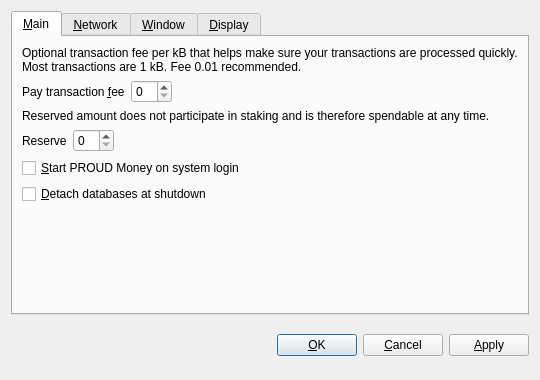
<?xml version="1.0" encoding="UTF-8"?>
<ui version="4.0">
 <class>OptionsDialog</class>
 <widget class="QDialog" name="OptionsDialog">
  <property name="geometry">
   <rect>
    <x>0</x>
    <y>0</y>
    <width>540</width>
    <height>380</height>
   </rect>
  </property>
  <property name="windowTitle">
   <string>Options</string>
  </property>
  <property name="modal">
   <bool>true</bool>
  </property>
  <layout class="QVBoxLayout" name="verticalLayout">
   <item>
    <widget class="QTabWidget" name="tabWidget">
     <property name="tabPosition">
      <enum>QTabWidget::North</enum>
     </property>
     <property name="currentIndex">
      <number>0</number>
     </property>
     <widget class="QWidget" name="tabMain">
      <attribute name="title">
       <string>&amp;Main</string>
      </attribute>
      <layout class="QVBoxLayout" name="verticalLayout_Main">
       <item>
        <widget class="QLabel" name="transactionFeeInfoLabel">
         <property name="text">
          <string>Optional transaction fee per kB that helps make sure your transactions are processed quickly. Most transactions are 1 kB. Fee 0.01 recommended.</string>
         </property>
         <property name="textFormat">
          <enum>Qt::PlainText</enum>
         </property>
         <property name="wordWrap">
          <bool>true</bool>
         </property>
        </widget>
       </item>
       <item>
        <layout class="QHBoxLayout" name="horizontalLayoutFee">
         <item>
          <widget class="QLabel" name="transactionFeeLabel">
           <property name="text">
            <string>Pay transaction &amp;fee</string>
           </property>
           <property name="textFormat">
            <enum>Qt::PlainText</enum>
           </property>
           <property name="buddy">
            <cstring>transactionFee</cstring>
           </property>
          </widget>
         </item>
         <item>
          <widget class="BitcoinAmountField" name="transactionFee"/>
         </item>
         <item>
          <spacer name="horizontalSpacerFee">
           <property name="orientation">
            <enum>Qt::Horizontal</enum>
           </property>
           <property name="sizeHint" stdset="0">
            <size>
             <width>40</width>
             <height>20</height>
            </size>
           </property>
          </spacer>
         </item>
        </layout>
       </item>
       <item>
        <widget class="QLabel" name="reserveBalanceInfoLabel">
         <property name="text">
          <string>Reserved amount does not participate in staking and is therefore spendable at any time.</string>
         </property>
         <property name="textFormat">
          <enum>Qt::PlainText</enum>
         </property>
         <property name="wordWrap">
          <bool>true</bool>
         </property>
        </widget>
       </item>
       <item>
        <layout class="QHBoxLayout" name="horizontalLayoutReserveBalance">
         <item>
          <widget class="QLabel" name="reserveBalanceLabel">
           <property name="text">
            <string>Reserve</string>
           </property>
           <property name="textFormat">
            <enum>Qt::PlainText</enum>
           </property>
           <property name="buddy">
            <cstring>reserveBalance</cstring>
           </property>
          </widget>
         </item>
         <item>
          <widget class="BitcoinAmountField" name="reserveBalance"/>
         </item>
         <item>
          <spacer name="horizontalSpacerReserveBalance">
           <property name="orientation">
            <enum>Qt::Horizontal</enum>
           </property>
           <property name="sizeHint" stdset="0">
            <size>
             <width>40</width>
             <height>20</height>
            </size>
           </property>
          </spacer>
         </item>
        </layout>
       </item>
       <item>
        <widget class="QCheckBox" name="bitcoinAtStartup">
         <property name="toolTip">
          <string>Automatically start PROUD Money after logging in to the system.</string>
         </property>
         <property name="text">
          <string>&amp;Start PROUD Money on system login</string>
         </property>
        </widget>
       </item>
       <item>
        <widget class="QCheckBox" name="detachDatabases">
         <property name="toolTip">
          <string>Detach block and address databases at shutdown. This means they can be moved to another data directory, but it slows down shutdown. The wallet is always detached.</string>
         </property>
         <property name="text">
          <string>&amp;Detach databases at shutdown</string>
         </property>
        </widget>
       </item>
       <item>
        <spacer name="verticalSpacer_Main">
         <property name="orientation">
          <enum>Qt::Vertical</enum>
         </property>
         <property name="sizeHint" stdset="0">
          <size>
           <width>20</width>
           <height>40</height>
          </size>
         </property>
        </spacer>
       </item>
      </layout>
     </widget>
     <widget class="QWidget" name="tabNetwork">
      <attribute name="title">
       <string>&amp;Network</string>
      </attribute>
      <layout class="QVBoxLayout" name="verticalLayout_Network">
       <item>
        <widget class="QCheckBox" name="mapPortUpnp">
         <property name="toolTip">
          <string>Automatically open the PROUD Money client port on the router. This only works when your router supports UPnP and it is enabled.</string>
         </property>
         <property name="text">
          <string>Map port using &amp;UPnP</string>
         </property>
        </widget>
       </item>
       <item>
        <widget class="QCheckBox" name="connectSocks">
         <property name="toolTip">
          <string>Connect to the PROUD Money network through a SOCKS proxy (e.g. when connecting through Tor).</string>
         </property>
         <property name="text">
          <string>&amp;Connect through SOCKS proxy:</string>
         </property>
        </widget>
       </item>
       <item>
        <layout class="QHBoxLayout" name="horizontalLayout_Network">
         <item>
          <widget class="QLabel" name="proxyIpLabel">
           <property name="text">
            <string>Proxy &amp;IP:</string>
           </property>
           <property name="textFormat">
            <enum>Qt::PlainText</enum>
           </property>
           <property name="buddy">
            <cstring>proxyIp</cstring>
           </property>
          </widget>
         </item>
         <item>
          <widget class="QValidatedLineEdit" name="proxyIp">
           <property name="maximumSize">
            <size>
             <width>140</width>
             <height>16777215</height>
            </size>
           </property>
           <property name="toolTip">
            <string>IP address of the proxy (e.g. 127.0.0.1)</string>
           </property>
          </widget>
         </item>
         <item>
          <widget class="QLabel" name="proxyPortLabel">
           <property name="text">
            <string>&amp;Port:</string>
           </property>
           <property name="textFormat">
            <enum>Qt::PlainText</enum>
           </property>
           <property name="buddy">
            <cstring>proxyPort</cstring>
           </property>
          </widget>
         </item>
         <item>
          <widget class="QLineEdit" name="proxyPort">
           <property name="maximumSize">
            <size>
             <width>55</width>
             <height>16777215</height>
            </size>
           </property>
           <property name="toolTip">
            <string>Port of the proxy (e.g. 9050)</string>
           </property>
          </widget>
         </item>
         <item>
          <widget class="QLabel" name="socksVersionLabel">
           <property name="text">
            <string>SOCKS &amp;Version:</string>
           </property>
           <property name="textFormat">
            <enum>Qt::PlainText</enum>
           </property>
           <property name="buddy">
            <cstring>socksVersion</cstring>
           </property>
          </widget>
         </item>
         <item>
          <widget class="QValueComboBox" name="socksVersion">
           <property name="toolTip">
            <string>SOCKS version of the proxy (e.g. 5)</string>
           </property>
          </widget>
         </item>
         <item>
          <spacer name="horizontalSpacer_Network">
           <property name="orientation">
            <enum>Qt::Horizontal</enum>
           </property>
           <property name="sizeHint" stdset="0">
            <size>
             <width>40</width>
             <height>20</height>
            </size>
           </property>
          </spacer>
         </item>
        </layout>
       </item>
       <item>
        <spacer name="verticalSpacer_Network">
         <property name="orientation">
          <enum>Qt::Vertical</enum>
         </property>
         <property name="sizeHint" stdset="0">
          <size>
           <width>20</width>
           <height>40</height>
          </size>
         </property>
        </spacer>
       </item>
      </layout>
     </widget>
     <widget class="QWidget" name="tabWindow">
      <attribute name="title">
       <string>&amp;Window</string>
      </attribute>
      <layout class="QVBoxLayout" name="verticalLayout_Window">
       <item>
        <widget class="QCheckBox" name="minimizeToTray">
         <property name="toolTip">
          <string>Show only a tray icon after minimizing the window.</string>
         </property>
         <property name="text">
          <string>&amp;Minimize to the tray instead of the taskbar</string>
         </property>
        </widget>
       </item>
       <item>
        <widget class="QCheckBox" name="minimizeOnClose">
         <property name="toolTip">
          <string>Minimize instead of exit the application when the window is closed. When this option is enabled, the application will be closed only after selecting Quit in the menu.</string>
         </property>
         <property name="text">
          <string>M&amp;inimize on close</string>
         </property>
        </widget>
       </item>
       <item>
        <spacer name="verticalSpacer_Window">
         <property name="orientation">
          <enum>Qt::Vertical</enum>
         </property>
         <property name="sizeHint" stdset="0">
          <size>
           <width>20</width>
           <height>40</height>
          </size>
         </property>
        </spacer>
       </item>
      </layout>
     </widget>
     <widget class="QWidget" name="tabDisplay">
      <attribute name="title">
       <string>&amp;Display</string>
      </attribute>
      <layout class="QVBoxLayout" name="verticalLayout_Display">
       <item>
        <layout class="QHBoxLayout" name="horizontalLayout_1_Display">
         <item>
          <widget class="QLabel" name="langLabel">
           <property name="text">
            <string>User Interface &amp;language:</string>
           </property>
           <property name="textFormat">
            <enum>Qt::PlainText</enum>
           </property>
           <property name="buddy">
            <cstring>lang</cstring>
           </property>
          </widget>
         </item>
         <item>
          <widget class="QValueComboBox" name="lang">
           <property name="toolTip">
            <string>The user interface language can be set here. This setting will take effect after restarting PROUD Money.</string>
           </property>
          </widget>
         </item>
        </layout>
       </item>
       <item>
        <layout class="QHBoxLayout" name="horizontalLayout_2_Display">
         <item>
          <widget class="QLabel" name="unitLabel">
           <property name="text">
            <string>&amp;Unit to show amounts in:</string>
           </property>
           <property name="textFormat">
            <enum>Qt::PlainText</enum>
           </property>
           <property name="buddy">
            <cstring>unit</cstring>
           </property>
          </widget>
         </item>
         <item>
          <widget class="QValueComboBox" name="unit">
           <property name="toolTip">
            <string>Choose the default subdivision unit to show in the interface and when sending coins.</string>
           </property>
          </widget>
         </item>
        </layout>
       </item>
       <item>
        <widget class="QCheckBox" name="displayAddresses">
         <property name="toolTip">
          <string>Whether to show PROUD Money addresses in the transaction list or not.</string>
         </property>
         <property name="text">
          <string>&amp;Display addresses in transaction list</string>
         </property>
        </widget>
       </item>
       <item>
        <widget class="QCheckBox" name="coinControlFeatures">
         <property name="toolTip">
          <string>Whether to show coin control features or not.</string>
         </property>
         <property name="text">
          <string>Display coin &amp;control features (experts only!)</string>
         </property>
        </widget>
       </item>
       <item>
        <spacer name="verticalSpacer_Display">
         <property name="orientation">
          <enum>Qt::Vertical</enum>
         </property>
         <property name="sizeHint" stdset="0">
          <size>
           <width>20</width>
           <height>40</height>
          </size>
         </property>
        </spacer>
       </item>
      </layout>
     </widget>
    </widget>
   </item>
   <item>
    <layout class="QHBoxLayout" name="horizontalLayout_Buttons">
     <item>
      <spacer name="horizontalSpacer_1">
       <property name="orientation">
        <enum>Qt::Horizontal</enum>
       </property>
       <property name="sizeHint" stdset="0">
        <size>
         <width>40</width>
         <height>48</height>
        </size>
       </property>
      </spacer>
     </item>
     <item>
      <widget class="QLabel" name="statusLabel">
       <property name="font">
        <font>
         <weight>75</weight>
         <bold>true</bold>
        </font>
       </property>
       <property name="text">
        <string/>
       </property>
       <property name="textFormat">
        <enum>Qt::PlainText</enum>
       </property>
       <property name="wordWrap">
        <bool>true</bool>
       </property>
      </widget>
     </item>
     <item>
      <spacer name="horizontalSpacer_2">
       <property name="orientation">
        <enum>Qt::Horizontal</enum>
       </property>
       <property name="sizeHint" stdset="0">
        <size>
         <width>40</width>
         <height>48</height>
        </size>
       </property>
      </spacer>
     </item>
     <item>
      <widget class="QPushButton" name="okButton">
       <property name="text">
        <string>&amp;OK</string>
       </property>
      </widget>
     </item>
     <item>
      <widget class="QPushButton" name="cancelButton">
       <property name="text">
        <string>&amp;Cancel</string>
       </property>
       <property name="autoDefault">
        <bool>false</bool>
       </property>
      </widget>
     </item>
     <item>
      <widget class="QPushButton" name="applyButton">
       <property name="text">
        <string>&amp;Apply</string>
       </property>
       <property name="autoDefault">
        <bool>false</bool>
       </property>
      </widget>
     </item>
    </layout>
   </item>
  </layout>
 </widget>
 <customwidgets>
  <customwidget>
   <class>BitcoinAmountField</class>
   <extends>QSpinBox</extends>
   <header>bitcoinamountfield.h</header>
  </customwidget>
  <customwidget>
   <class>QValueComboBox</class>
   <extends>QComboBox</extends>
   <header>qvaluecombobox.h</header>
  </customwidget>
  <customwidget>
   <class>QValidatedLineEdit</class>
   <extends>QLineEdit</extends>
   <header>qvalidatedlineedit.h</header>
  </customwidget>
 </customwidgets>
 <resources/>
 <connections/>
</ui>
